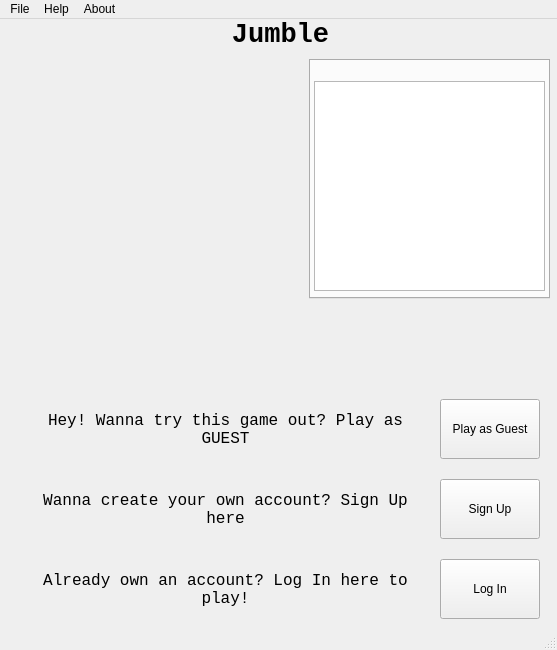
<?xml version="1.0" encoding="UTF-8"?>
<ui version="4.0">
 <class>MainMenu</class>
 <widget class="QMainWindow" name="MainMenu">
  <property name="enabled">
   <bool>true</bool>
  </property>
  <property name="geometry">
   <rect>
    <x>0</x>
    <y>0</y>
    <width>557</width>
    <height>650</height>
   </rect>
  </property>
  <property name="windowTitle">
   <string>Jumble - Game of Words!</string>
  </property>
  <property name="windowIcon">
   <iconset>
    <normaloff>C:/Program Files (x86)/CodeBlocks/share/CodeBlocks/templates/wizard/plugins/logo.png</normaloff>C:/Program Files (x86)/CodeBlocks/share/CodeBlocks/templates/wizard/plugins/logo.png</iconset>
  </property>
  <property name="styleSheet">
   <string notr="true">geometry: 380, 10;</string>
  </property>
  <widget class="QWidget" name="centralwidget">
   <widget class="QLabel" name="sessionLabel">
    <property name="geometry">
     <rect>
      <x>10</x>
      <y>0</y>
      <width>541</width>
      <height>31</height>
     </rect>
    </property>
    <property name="font">
     <font>
      <family>Consolas</family>
      <pointsize>20</pointsize>
      <weight>75</weight>
      <bold>true</bold>
     </font>
    </property>
    <property name="text">
     <string>&lt;html&gt;&lt;head/&gt;&lt;body&gt;&lt;p&gt;Jumble&lt;/p&gt;&lt;/body&gt;&lt;/html&gt;</string>
    </property>
    <property name="alignment">
     <set>Qt::AlignCenter</set>
    </property>
   </widget>
   <widget class="QTabWidget" name="tabWidget">
    <property name="geometry">
     <rect>
      <x>309</x>
      <y>40</y>
      <width>241</width>
      <height>240</height>
     </rect>
    </property>
    <property name="currentIndex">
     <number>-1</number>
    </property>
   </widget>
   <widget class="QListWidget" name="listWidget">
    <property name="geometry">
     <rect>
      <x>314</x>
      <y>62</y>
      <width>231</width>
      <height>210</height>
     </rect>
    </property>
   </widget>
   <widget class="QPushButton" name="guestButton">
    <property name="geometry">
     <rect>
      <x>440</x>
      <y>380</y>
      <width>100</width>
      <height>60</height>
     </rect>
    </property>
    <property name="sizePolicy">
     <sizepolicy hsizetype="Fixed" vsizetype="Minimum">
      <horstretch>0</horstretch>
      <verstretch>0</verstretch>
     </sizepolicy>
    </property>
    <property name="text">
     <string>Play as Guest</string>
    </property>
    <property name="icon">
     <iconset>
      <normaloff>../build-Jumble-Desktop_Qt_5_4_1_MSVC2012_OpenGL_32bit-Release/icons/guest.ico</normaloff>../build-Jumble-Desktop_Qt_5_4_1_MSVC2012_OpenGL_32bit-Release/icons/guest.ico</iconset>
    </property>
   </widget>
   <widget class="QPushButton" name="signUpButton">
    <property name="geometry">
     <rect>
      <x>440</x>
      <y>460</y>
      <width>100</width>
      <height>60</height>
     </rect>
    </property>
    <property name="sizePolicy">
     <sizepolicy hsizetype="Fixed" vsizetype="Minimum">
      <horstretch>0</horstretch>
      <verstretch>0</verstretch>
     </sizepolicy>
    </property>
    <property name="text">
     <string>Sign Up</string>
    </property>
    <property name="icon">
     <iconset>
      <normaloff>../build-Jumble-Desktop_Qt_5_4_1_MSVC2012_OpenGL_32bit-Release/icons/signup.ico</normaloff>../build-Jumble-Desktop_Qt_5_4_1_MSVC2012_OpenGL_32bit-Release/icons/signup.ico</iconset>
    </property>
   </widget>
   <widget class="QPushButton" name="logInButton">
    <property name="geometry">
     <rect>
      <x>440</x>
      <y>540</y>
      <width>100</width>
      <height>60</height>
     </rect>
    </property>
    <property name="sizePolicy">
     <sizepolicy hsizetype="Fixed" vsizetype="Minimum">
      <horstretch>0</horstretch>
      <verstretch>0</verstretch>
     </sizepolicy>
    </property>
    <property name="text">
     <string>Log In</string>
    </property>
    <property name="icon">
     <iconset>
      <normaloff>../build-Jumble-Desktop_Qt_5_4_1_MSVC2012_OpenGL_32bit-Release/icons/login.ico</normaloff>../build-Jumble-Desktop_Qt_5_4_1_MSVC2012_OpenGL_32bit-Release/icons/login.ico</iconset>
    </property>
   </widget>
   <widget class="QLabel" name="guestLabel">
    <property name="geometry">
     <rect>
      <x>20</x>
      <y>380</y>
      <width>411</width>
      <height>61</height>
     </rect>
    </property>
    <property name="font">
     <font>
      <family>Consolas</family>
      <pointsize>12</pointsize>
     </font>
    </property>
    <property name="text">
     <string>Hey! Wanna try this game out? Play as GUEST</string>
    </property>
    <property name="alignment">
     <set>Qt::AlignCenter</set>
    </property>
    <property name="wordWrap">
     <bool>true</bool>
    </property>
    <property name="buddy">
     <cstring>guestButton</cstring>
    </property>
   </widget>
   <widget class="QLabel" name="signUpLabel">
    <property name="geometry">
     <rect>
      <x>20</x>
      <y>460</y>
      <width>411</width>
      <height>61</height>
     </rect>
    </property>
    <property name="font">
     <font>
      <family>Consolas</family>
      <pointsize>12</pointsize>
     </font>
    </property>
    <property name="text">
     <string>Wanna create your own account? Sign Up here</string>
    </property>
    <property name="alignment">
     <set>Qt::AlignCenter</set>
    </property>
    <property name="wordWrap">
     <bool>true</bool>
    </property>
    <property name="buddy">
     <cstring>signUpButton</cstring>
    </property>
   </widget>
   <widget class="QLabel" name="logInLabel">
    <property name="geometry">
     <rect>
      <x>20</x>
      <y>540</y>
      <width>411</width>
      <height>61</height>
     </rect>
    </property>
    <property name="font">
     <font>
      <family>Consolas</family>
      <pointsize>12</pointsize>
     </font>
    </property>
    <property name="text">
     <string>Already own an account? Log In here to play!</string>
    </property>
    <property name="alignment">
     <set>Qt::AlignCenter</set>
    </property>
    <property name="wordWrap">
     <bool>true</bool>
    </property>
    <property name="buddy">
     <cstring>logInButton</cstring>
    </property>
   </widget>
  </widget>
  <widget class="QMenuBar" name="menubar">
   <property name="geometry">
    <rect>
     <x>0</x>
     <y>0</y>
     <width>557</width>
     <height>21</height>
    </rect>
   </property>
   <widget class="QMenu" name="menuFile">
    <property name="title">
     <string>File</string>
    </property>
    <addaction name="actionPlay_as_Guest"/>
    <addaction name="actionSign_Up"/>
    <addaction name="actionLog_In"/>
    <addaction name="actionExit"/>
   </widget>
   <widget class="QMenu" name="menuHelp">
    <property name="title">
     <string>Help</string>
    </property>
    <addaction name="actionRules_of_the_Game"/>
    <addaction name="actionControls"/>
   </widget>
   <widget class="QMenu" name="menuAbout">
    <property name="title">
     <string>About</string>
    </property>
    <addaction name="actionReview_this_Game"/>
    <addaction name="actionAuthor"/>
   </widget>
   <addaction name="menuFile"/>
   <addaction name="menuHelp"/>
   <addaction name="menuAbout"/>
  </widget>
  <widget class="QStatusBar" name="statusbar"/>
  <action name="actionPlay_as_Guest">
   <property name="icon">
    <iconset>
     <normaloff>../build-Jumble-Desktop_Qt_5_4_1_MSVC2012_OpenGL_32bit-Release/icons/guest.ico</normaloff>../build-Jumble-Desktop_Qt_5_4_1_MSVC2012_OpenGL_32bit-Release/icons/guest.ico</iconset>
   </property>
   <property name="text">
    <string>Play as Guest</string>
   </property>
   <property name="shortcut">
    <string>Ctrl+G</string>
   </property>
  </action>
  <action name="actionSign_Up">
   <property name="icon">
    <iconset>
     <normaloff>../build-Jumble-Desktop_Qt_5_4_1_MSVC2012_OpenGL_32bit-Release/icons/signup.ico</normaloff>../build-Jumble-Desktop_Qt_5_4_1_MSVC2012_OpenGL_32bit-Release/icons/signup.ico</iconset>
   </property>
   <property name="text">
    <string>Sign Up</string>
   </property>
   <property name="shortcut">
    <string>Ctrl+U</string>
   </property>
  </action>
  <action name="actionLog_In">
   <property name="icon">
    <iconset>
     <normaloff>../build-Jumble-Desktop_Qt_5_4_1_MSVC2012_OpenGL_32bit-Release/icons/login.ico</normaloff>../build-Jumble-Desktop_Qt_5_4_1_MSVC2012_OpenGL_32bit-Release/icons/login.ico</iconset>
   </property>
   <property name="text">
    <string>Log In</string>
   </property>
   <property name="shortcut">
    <string>Ctrl+L</string>
   </property>
  </action>
  <action name="actionRules_of_the_Game">
   <property name="icon">
    <iconset>
     <normaloff>../build-Jumble-Desktop_Qt_5_4_1_MSVC2012_OpenGL_32bit-Release/icons/help.ico</normaloff>../build-Jumble-Desktop_Qt_5_4_1_MSVC2012_OpenGL_32bit-Release/icons/help.ico</iconset>
   </property>
   <property name="text">
    <string>Rules of the Game!</string>
   </property>
  </action>
  <action name="actionControls">
   <property name="icon">
    <iconset>
     <normaloff>../build-Jumble-Desktop_Qt_5_4_1_MSVC2012_OpenGL_32bit-Release/icons/controls.ico</normaloff>../build-Jumble-Desktop_Qt_5_4_1_MSVC2012_OpenGL_32bit-Release/icons/controls.ico</iconset>
   </property>
   <property name="text">
    <string>Controls</string>
   </property>
  </action>
  <action name="actionReview_this_Game">
   <property name="text">
    <string>Review this Game</string>
   </property>
  </action>
  <action name="actionAuthor">
   <property name="text">
    <string>Author</string>
   </property>
  </action>
  <action name="actionExit">
   <property name="icon">
    <iconset>
     <normaloff>../build-Jumble-Desktop_Qt_5_4_1_MSVC2012_OpenGL_32bit-Release/icons/exit.ico</normaloff>../build-Jumble-Desktop_Qt_5_4_1_MSVC2012_OpenGL_32bit-Release/icons/exit.ico</iconset>
   </property>
   <property name="text">
    <string>Exit</string>
   </property>
   <property name="shortcut">
    <string>Esc</string>
   </property>
  </action>
 </widget>
 <tabstops>
  <tabstop>guestButton</tabstop>
  <tabstop>signUpButton</tabstop>
  <tabstop>logInButton</tabstop>
  <tabstop>listWidget</tabstop>
  <tabstop>tabWidget</tabstop>
 </tabstops>
 <resources/>
 <connections/>
</ui>
